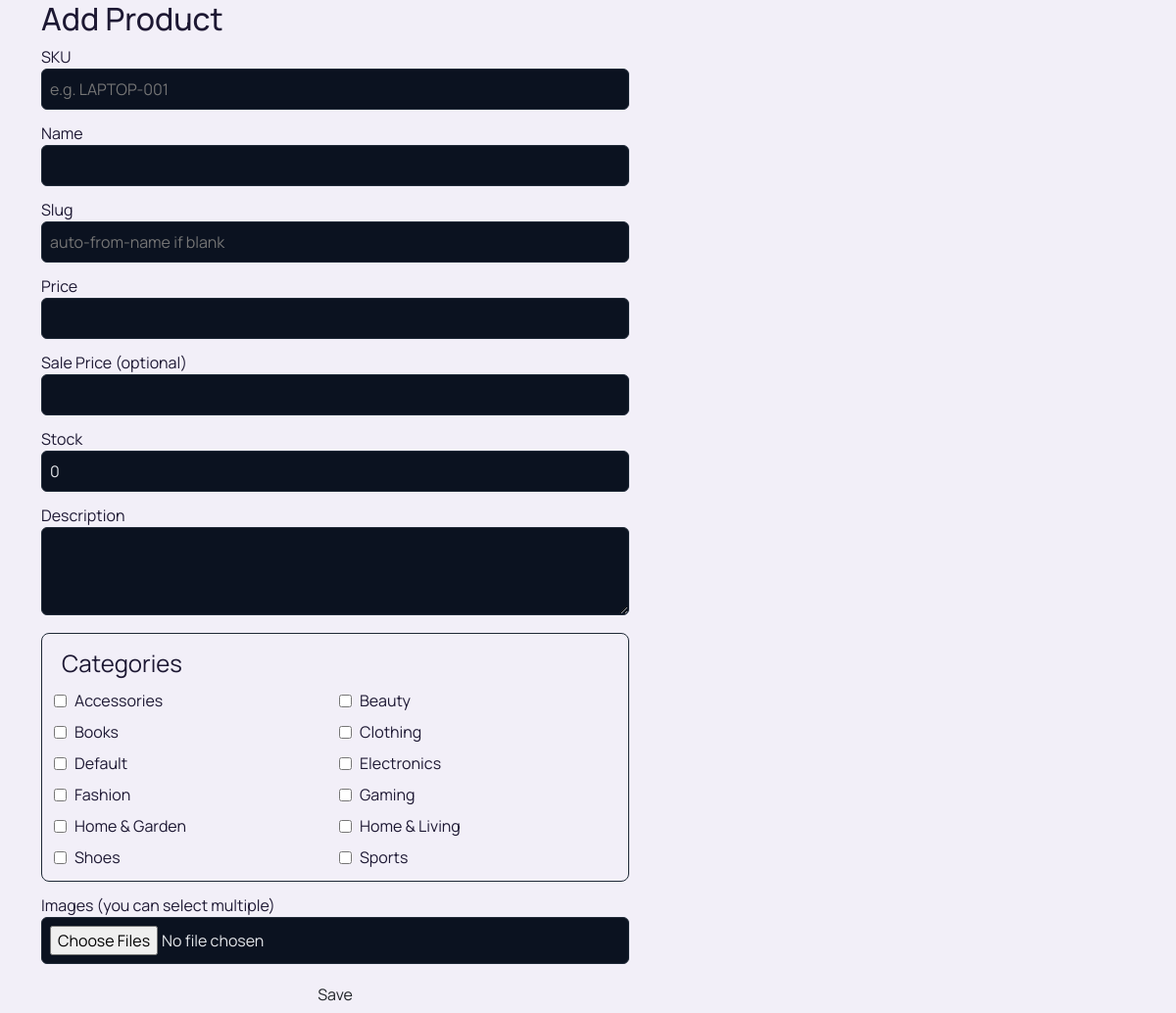
Screenshot of /admin/add_product.php (signed in) with the database file from the repository.
### tables this page shows
CREATE TABLE `categories` (
  `id` int(10) UNSIGNED NOT NULL,
  `name` varchar(150) NOT NULL,
  `slug` varchar(191) NOT NULL,
  `description` text DEFAULT NULL,
  `parent_id` int(10) UNSIGNED DEFAULT NULL,
  `created_at` timestamp NOT NULL DEFAULT current_timestamp()
);

### includes/db_functions.php (called while the page is built, shortened)
<?php
function db_has_connection() {
    global $pdo;
    return isset($pdo) && $pdo instanceof PDO;
}
function get_categories($parent_id = null) {
    global $pdo;
    try {
        $sql = "SELECT * FROM categories WHERE 1=1";
        if ($parent_id === null) {
            $sql .= " AND parent_id IS NULL";
        } else {
            $sql .= " AND parent_id = :parent_id";
        }
        $sql .= " ORDER BY name";
        $stmt = $pdo->prepare($sql);
        $stmt->execute();
        return $stmt->fetchAll(PDO::FETCH_ASSOC);
    } catch (PDOException $e) {
        error_log("Error fetching categories: " . $e->getMessage());
        return [];
    }
}
?>

### admin/add_product.php (the view, shortened to what this page needs)
<?php
require_once __DIR__ . '/../config/db.php';
require_once __DIR__ . '/../includes/db_functions.php';
$allCategories = db_has_connection() ? get_categories(null) : [];
?>
<?php include __DIR__ . '/../includes/header.php'; ?>
<section class="container">
  <h2>Add Product</h2>
  <form method="post" enctype="multipart/form-data" style="max-width:600px;display:grid;gap:.75rem;">
    <label>SKU
      <input type="text" name="sku" placeholder="e.g. LAPTOP-001" style="width:100%;padding:.5rem;border-radius:6px;border:1px solid #1f2937;background:#0b1220;color:#e5e7eb;" />
    </label>
    <label>Name
      <input type="text" name="name" required style="width:100%;padding:.5rem;border-radius:6px;border:1px solid #1f2937;background:#0b1220;color:#e5e7eb;" />
    </label>
    <label>Slug
      <input type="text" name="slug" placeholder="auto-from-name if blank" style="width:100%;padding:.5rem;border-radius:6px;border:1px solid #1f2937;background:#0b1220;color:#e5e7eb;" />
    </label>
    <label>Price
      <input type="number" step="0.01" min="0.01" name="price" required style="width:100%;padding:.5rem;border-radius:6px;border:1px solid #1f2937;background:#0b1220;color:#e5e7eb;" />
    </label>
    <label>Sale Price (optional)
      <input type="number" step="0.01" min="0" name="sale_price" style="width:100%;padding:.5rem;border-radius:6px;border:1px solid #1f2937;background:#0b1220;color:#e5e7eb;" />
    </label>
    <label>Stock
      <input type="number" step="1" min="0" name="stock" value="0" style="width:100%;padding:.5rem;border-radius:6px;border:1px solid #1f2937;background:#0b1220;color:#e5e7eb;" />
    </label>
    <label>Description
      <textarea name="description" rows="3" style="width:100%;padding:.5rem;border-radius:6px;border:1px solid #1f2937;background:#0b1220;color:#e5e7eb;"></textarea>
    </label>
    <fieldset style="border:1px solid #1f2937;border-radius:8px;padding:.75rem;">
      <legend style="padding:0 .5rem;">Categories</legend>
      <?php if (!empty($allCategories)): ?>
        <div style="display:grid;grid-template-columns:repeat(2,minmax(0,1fr));gap:.5rem;">
          <?php foreach ($allCategories as $cat): ?>
            <label style="display:flex;align-items:center;gap:.5rem;">
              <input type="checkbox" name="category_ids[]" value="<?php echo (int)$cat['id']; ?>">
              <span><?php echo htmlspecialchars($cat['name']); ?></span>
            </label>
          <?php endforeach; ?>
        </div>
      <?php else: ?>
        <div class="text-muted">No categories found.</div>
      <?php endif; ?>
    </fieldset>
    <label>Images (you can select multiple)
      <input type="file" name="images[]" multiple accept="image/*" style="width:100%;padding:.5rem;border-radius:6px;border:1px solid #1f2937;background:#0b1220;color:#e5e7eb;" />
    </label>
    <button class="btn" type="submit">Save</button>
  </form>
</section>
<?php include __DIR__ . '/../includes/footer.php'; ?>

### assets/css/style.css (style rules this page uses)
:root { --wf-indigo: #0B0055; --wf-indigo-2: #07003d; --wf-orange: #fd7a00; --wf-orange-2: #fdb095; --wf-pink: #e5958e; --wf-yellow: #ffba00; --wf-blue: #0B0055; --wf-text: #f5f7ff; --wf-dark: #090212; --wf-card-text: #27203f; --wf-muted: #9189a7; --wf-border: #ece8f5; --wf-shadow: 0 12px 30px rgba(20, 4, 44, 0.16); }
* { box-sizing: border-box; }
html, body { min-height: 100%; }
body { margin: 0; font-family: 'Manrope', sans-serif; color: #1d1833; background: #f4f2f8; }

### assets/css/home.css (style rules this page uses)
.wireframe-page { --wf-blue: #0B0055; --wf-blue-soft: #24147a; --wf-blue-tint: #d9cdef; }
.wireframe-page { background: #f2eff8; }

### rows the page displays
categories: name "Accessories"
categories: name "Beauty"
categories: name "Books"
categories: name "Clothing"
categories: name "Default"
categories: name "Electronics"
categories: name "Fashion"
categories: name "Gaming"
categories: name "Home & Garden"
categories: name "Home & Living"
categories: name "Shoes"
categories: name "Sports"
